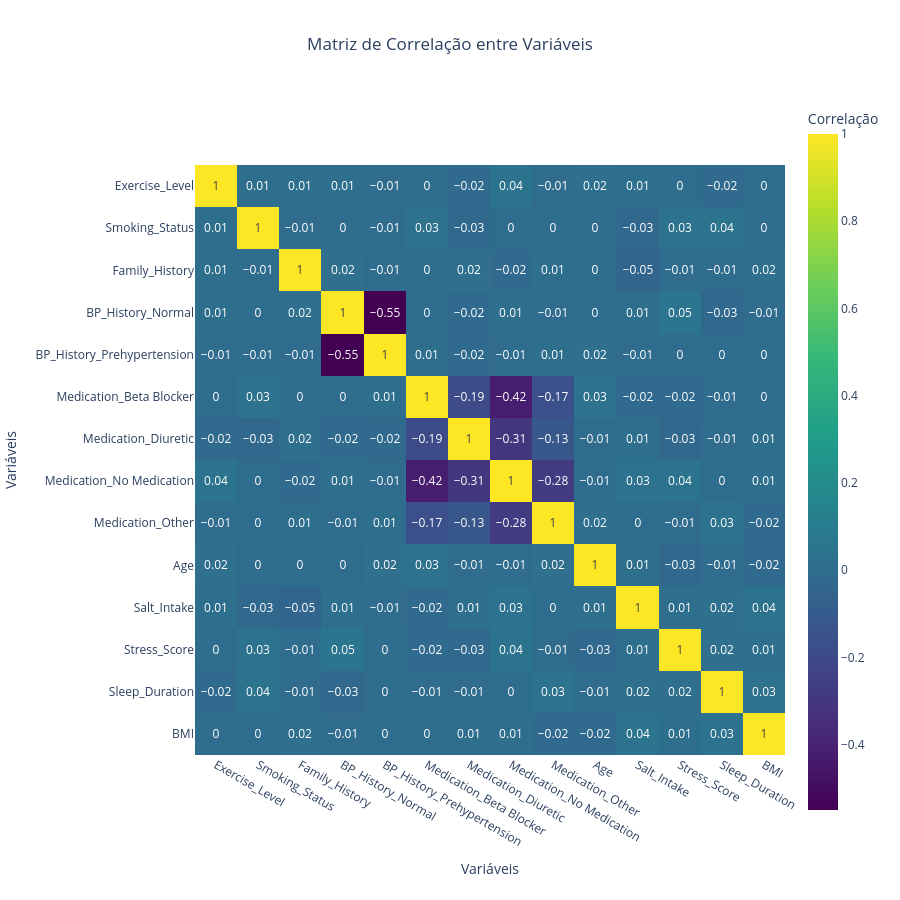

Notebook code for this chart:
### Markdown cell above
### Verificação de correlação entre as variáveis independentes

### Code cell
# verificação da correlação entre as variáveis
corr_matrix = df.drop(columns="Has_Hypertension").corr().round(2)

fig = px.imshow(
    corr_matrix,
    labels=dict(x="Variáveis", y="Variáveis", color="Correlação"),
    x=corr_matrix.columns,
    y=corr_matrix.index,
    color_continuous_scale="Viridis",
    title="Matriz de Correlação entre Variáveis",
    text_auto=True,
)
fig.update_layout(
    title_x=0.5,
    height=900,
    width=900,
)
fig.show()

### Figure 1 — Plotly figure (JSON) as saved in the notebook; plotly's stock layout.template omitted (floating-point values rounded to 4 significant figures; data arrays with more than 128 entries replaced by an {"elided": "..."} marker saying what was removed)
{"data": [{"coloraxis": "coloraxis", "hovertemplate": "Variáveis: %{x}<br>Variáveis: %{y}<br>Correlação: %{z}<extra></extra>", "name": "0", "texttemplate": "%{z}", "type": "heatmap", "x": ["Exercise_Level", "Smoking_Status", "Family_History", "BP_History_Normal", "BP_History_Prehypertension", "Medication_Beta Blocker", "Medication_Diuretic", "Medication_No Medication", "Medication_Other", "Age", "Salt_Intake", "Stress_Score", "Sleep_Duration", "BMI"], "xaxis": "x", "y": ["Exercise_Level", "Smoking_Status", "Family_History", "BP_History_Normal", "BP_History_Prehypertension", "Medication_Beta Blocker", "Medication_Diuretic", "Medication_No Medication", "Medication_Other", "Age", "Salt_Intake", "Stress_Score", "Sleep_Duration", "BMI"], "yaxis": "y", "z": {"elided": "14x14 float values"}}], "layout": {"coloraxis": {"colorbar": {"title": {"text": "Correlação"}}, "colorscale": [[0, "#440154"], [0.1111, "#482878"], [0.2222, "#3e4989"], [0.3333, "#31688e"], [0.4444, "#26828e"], [0.5556, "#1f9e89"], [0.6667, "#35b779"], [0.7778, "#6ece58"], [0.8889, "#b5de2b"], [1, "#fde725"]]}, "height": 900, "title": {"text": "Matriz de Correlação entre Variáveis", "x": 0.5}, "width": 900, "xaxis": {"anchor": "y", "constrain": "domain", "domain": [0, 1], "scaleanchor": "y", "title": {"text": "Variáveis"}}, "yaxis": {"anchor": "x", "autorange": "reversed", "constrain": "domain", "domain": [0, 1], "title": {"text": "Variáveis"}}}}
